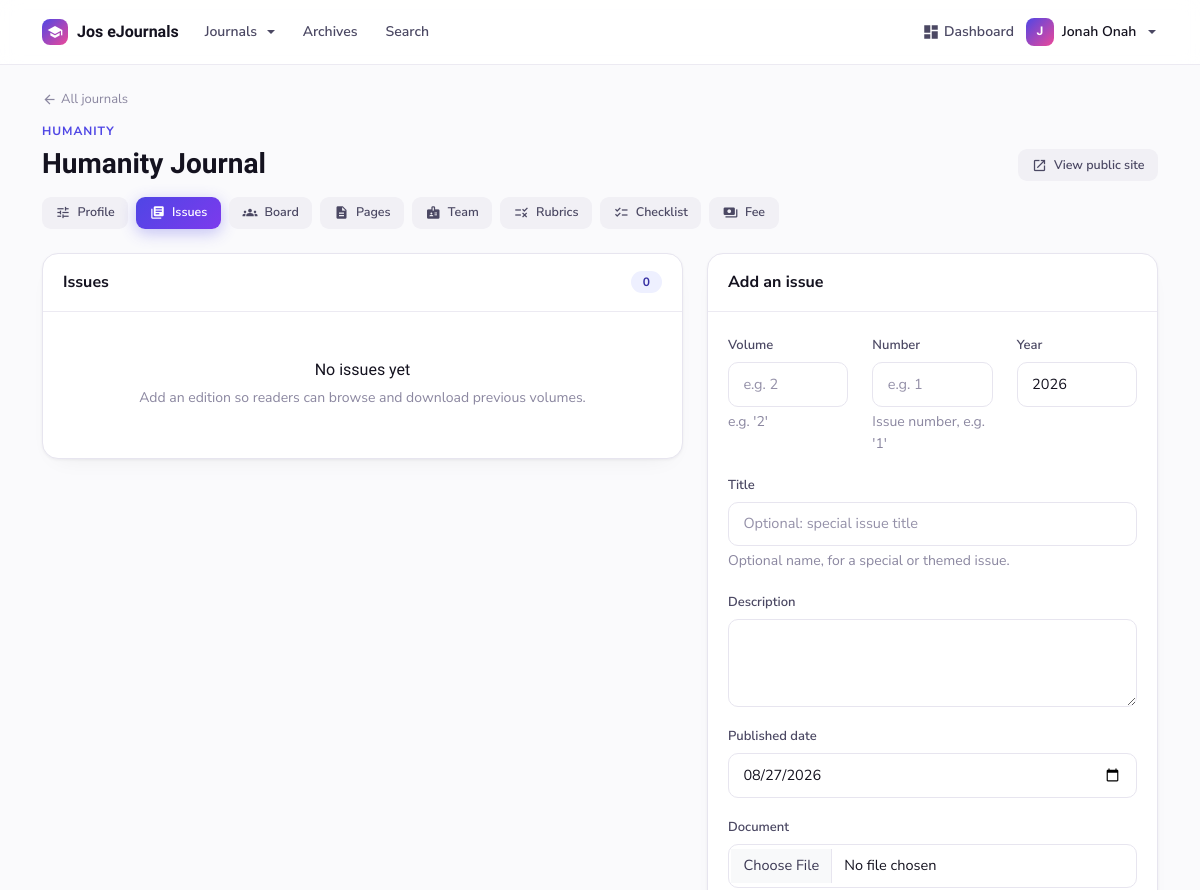
Before: /manage/journals/2/issues/ (signed in, upper part) with the older database file.
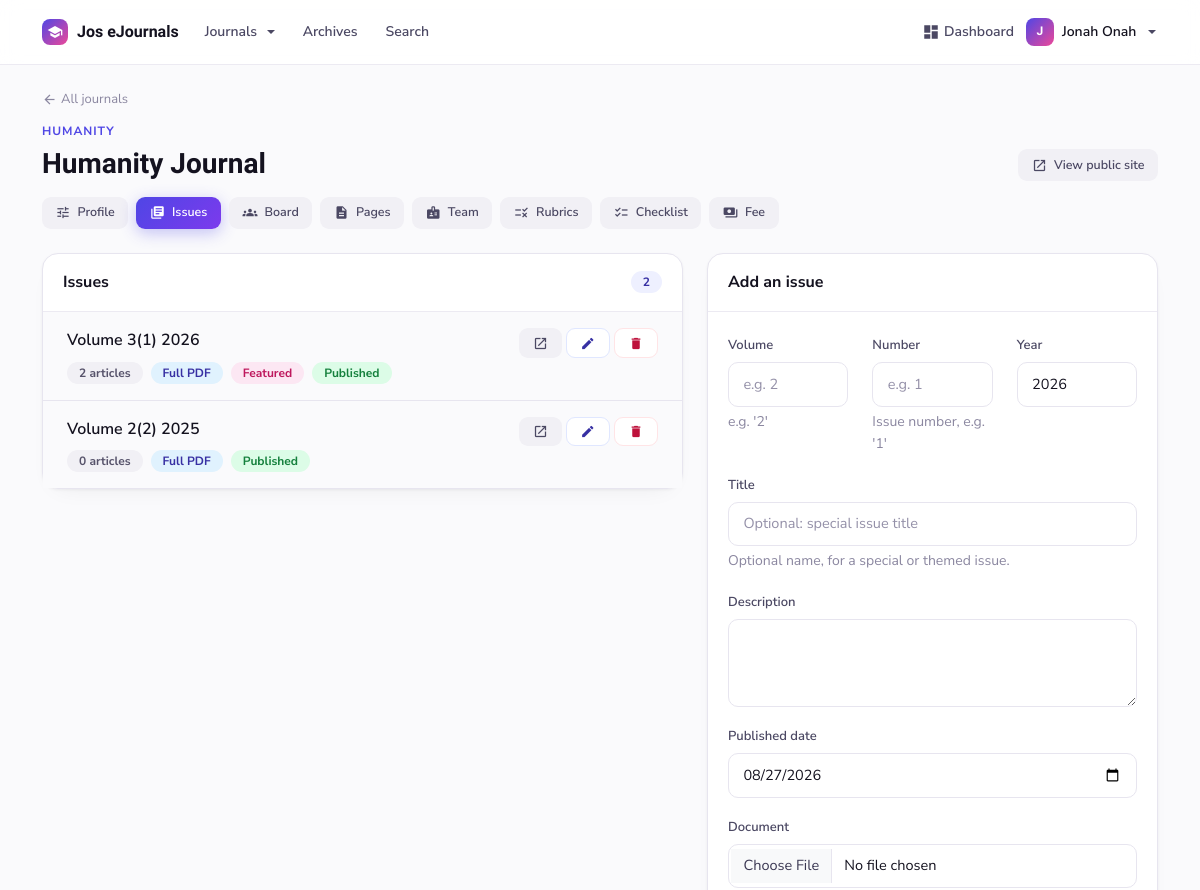
After: the same page with the newer database file.
### journalapp/models.py (models this page shows, shortened)
class Issue(models.Model):
    journal = models.ForeignKey(Journal, on_delete=models.CASCADE, related_name='issues')
    volume = models.CharField(max_length=20, help_text="e.g. '2'")
    number = models.CharField(max_length=20, blank=True, help_text="Issue number, e.g. '1'")
    year = models.PositiveIntegerField()
    title = models.CharField(
        max_length=255, blank=True,
        help_text="Optional name, for a special or themed issue."
    )
    description = models.TextField(blank=True)
    cover_image = models.ImageField(upload_to='issue_covers/', blank=True, null=True)
    document = models.FileField(
        upload_to='issues/', blank=True, null=True,
        help_text="The complete issue as a single PDF, for viewing and download."
    )
    published_date = models.DateField()
    is_published = models.BooleanField(
        default=True, help_text="Untick to keep this issue hidden while you prepare it."
    )
    featured = models.BooleanField(default=False, help_text="Feature this issue on the home page.")
    uploaded_by = models.ForeignKey(
        settings.AUTH_USER_MODEL, on_delete=models.SET_NULL, null=True, blank=True,
        related_name='issues_uploaded'
    )
    uploaded_at = models.DateTimeField(auto_now_add=True)
    class Meta:
        ordering = ['-year', '-volume', '-number']
        unique_together = ('journal', 'volume', 'number')
    @property
    def label(self):
        vol = f"Volume {self.volume}" if self.volume else "Volume"
        if self.number:
            vol = f"{vol}({self.number})"
        return f"{vol} {self.year}"

### journalapp/content_views.py (the view)
# urls.py: path('manage/journals/<int:pk>/issues/', content_views.journal_issues_manage, name='journal_issues_manage'),
@journal_staff_required(roles=CONTENT_ROLES, lookup='journal')
def journal_issues_manage(request, pk):
    journal = get_object_or_404(Journal, pk=pk)
    if request.method == 'POST':
        form = IssueForm(request.POST, request.FILES, journal=journal)
        if form.is_valid():
            issue = form.save(commit=False)
            issue.journal = journal
            issue.uploaded_by = request.user
            issue.save()
            messages.success(request, f'{issue.label} added.')
            return redirect('journal_issues_manage', pk=journal.pk)
    else:
        form = IssueForm(journal=journal, initial={
            'year': timezone.now().year, 'published_date': timezone.now().date(),
            'is_published': True,
        })
    return render(request, 'submissions/journal_issues.html', {
        'journal': journal,
        'issues': journal.issues.annotate(article_count=Count('articles'))
                         .order_by('-year', '-volume', '-number'),
        'form': form,
    })

### journalapp/context_processors.py (called while the page is built)
def site_settings(request):
    try:
        settings = SiteSettings.objects.first()
        if not settings:
            settings = SiteSettings.objects.create()
    except:
        settings = None
    return {'site_settings': settings}

def journal_roles(request):
    user = getattr(request, 'user', None)
    if not (user and user.is_authenticated):
        return {'can_manage_journals': False, 'can_manage_journal_content': False}
    return {
        'can_manage_journals': can_manage_any_journal(user, roles=WORKFLOW_ROLES),
        'can_manage_journal_content': can_manage_any_journal(user, roles=CONTENT_ROLES),
    }

def nav_journals(request):
    return {
        'nav_journals': Journal.objects.filter(is_active=True).only(
            'name', 'slug', 'abbreviation'
        )
    }

### journalapp/models.py (called while the page is built)
    def get_full_name(self):
        return f"{self.first_name} {self.last_name}".strip()

### journalapp/permissions.py (called while the page is built)
def is_site_admin(user):
    return bool(
        user
        and user.is_authenticated
        and (user.is_superuser or user.is_staff)
    )

def can_manage_any_journal(user, roles=None):
    if is_site_admin(user):
        return True
    return journals_for(user, roles=roles).exists()

### journalapp/templates/submissions/journal_issues.html (shortened to what the changed rows need)
{% extends 'journalapp/base.html' %}
{% block content %}
<div class="container py-4">
    {% include 'submissions/_journal_manage_nav.html' with active='issues' %}
    <div class="row g-4">
        <div class="col-lg-7">
            <div class="card">
                <div class="card-header d-flex justify-content-between align-items-center">
                    <span>Issues</span>
                    <span class="uj-pill uj-pill--brand">{{ issues|length }}</span>
                </div>
                <div class="card-body p-0">
                    {% if issues %}
                    <ul class="list-group list-group-flush">
                        {% for issue in issues %}
                        <li class="list-group-item px-4 py-3">
                            <div class="d-flex justify-content-between align-items-start gap-3">
                                <div style="min-width:0;">
                                    <div class="fw-semibold" style="color:var(--uj-ink);">{{ issue.label }}</div>
                                    <div class="d-flex flex-wrap gap-2 mt-2">
                                        <span class="uj-pill">{{ issue.article_count }} article{{ issue.article_count|pluralize }}</span>
                                        {% if issue.document %}<span class="uj-pill uj-pill--info">Full PDF</span>{% endif %}
                                        {% if issue.featured %}<span class="uj-pill uj-pill--pink">Featured</span>{% endif %}
                                        {% if issue.is_published %}
                                        <span class="uj-pill uj-pill--success">Published</span>
                                        {% else %}
                                        <span class="uj-pill uj-pill--warn">Hidden</span>
                                        {% endif %}
                                    </div>
                                </div>
                                <div class="d-flex gap-1 flex-none">
                                    <a href="{% url 'issue_detail' journal.slug issue.pk %}" class="btn btn-light btn-sm" title="View public page" target="_blank" rel="noopener"><i class="material-icons" style="font-size:15px;">open_in_new</i></a>
                                    <a href="{% url 'issue_update' journal.pk issue.pk %}" class="btn btn-outline-primary btn-sm" title="Edit"><i class="material-icons" style="font-size:15px;">edit</i></a>
                                    <form method="post" action="{% url 'issue_delete' journal.pk issue.pk %}" onsubmit="return confirm('Delete {{ issue.label|escapejs }}?');">
                                        <button type="submit" class="btn btn-outline-danger btn-sm" title="Delete"><i class="material-icons" style="font-size:15px;">delete</i></button>
                                    </form>
                                </div>
                            </div>
                        </li>
                        {% endfor %}
                    </ul>
                    {% else %}
                    <div class="text-center py-5">
                        <h6>No issues yet</h6>
                        <p class="text-muted mb-0" style="font-size:14px;">
                            Add an edition so readers can browse and download previous volumes.
                        </p>
                    </div>
                    {% endif %}
                </div>
            </div>
        </div>
    </div>
</div>
{% endblock %}

Changed rows visible on the page:
added Issue: label "Volume 3(1) 2026", article_count "2", shows "Full PDF", featured "Featured", is_published "Published"
added Issue: label "Volume 2(2) 2025", article_count "0", shows "Full PDF", is_published "Published"
Other visible differences:
{{ issues|length }}: "0" → "2"
text no longer shown: "No issues yet Add an edition so readers can browse and download previous volumes."
